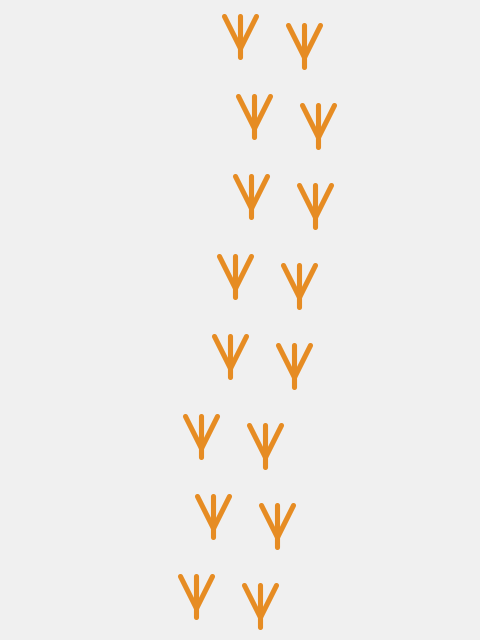
Frame 1 (no input)
Frame 2 (the mouse pressed at the canvas centre, redrawn once): identical to frame 1, image omitted

The Processing sketch that drew this single still picture (run headless with seeded random() and noise(); the mouse was pressed at the canvas centre and the sketch redrawn once):

// Processing sketch: chicken_run
// ── chicken_run.pde

final color PAPER = color(240);
final color INK = color(230, 140, 35);

final color STEPS = 15;

void setup() {
  size(480, 640);
  noLoop();
}


void draw() {

  randomSeed(10);
  
  float d = min(width, height) / (float)STEPS;
  
  translate(width/2.0, 1.5*d);
  
  background(PAPER);
  stroke(INK);
  strokeWeight(0.16*d);
  
  for (int i=0; i<0.8*STEPS; i++) {
    drawFootprint(0, 0, d);
    drawFootprint(2.0*d, 0.3*d, d);
    translate(random(-d, d), 2.5*d);
  }
  
  save("chicken-run.png");
}


void drawFootprint(float x, float y, float s) {
  
  pushMatrix();
  
    translate(x, y);
    //rotate(0.01*PI);
    
    line(     0, -s, 0, 0.3*s);
    line(-0.5*s, -s, 0,     0);
    line( 0.5*s, -s, 0,      0);
  
  popMatrix();
  
}
